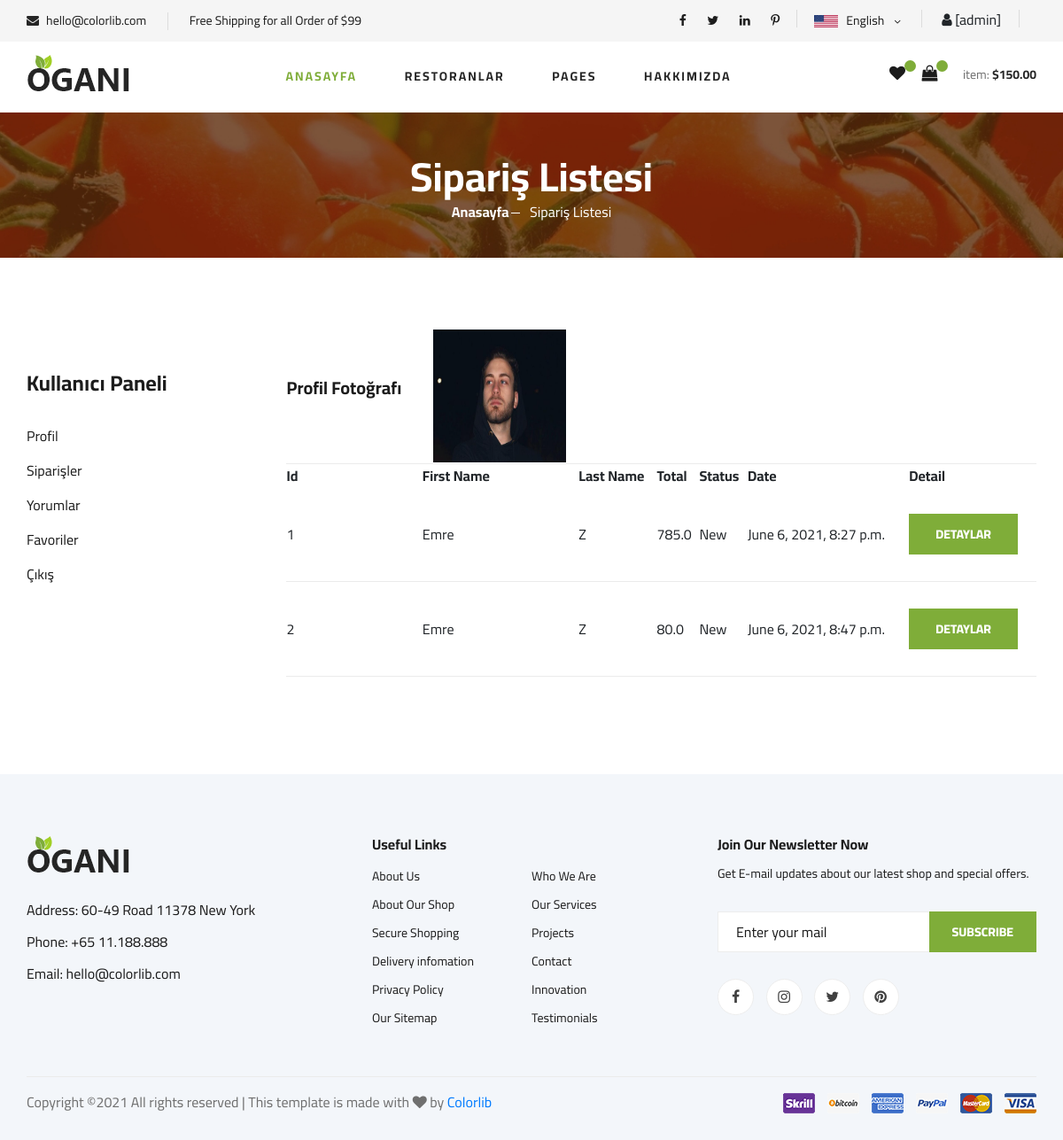
The page /user/orders/ (signed in) on the database as committed earlier.
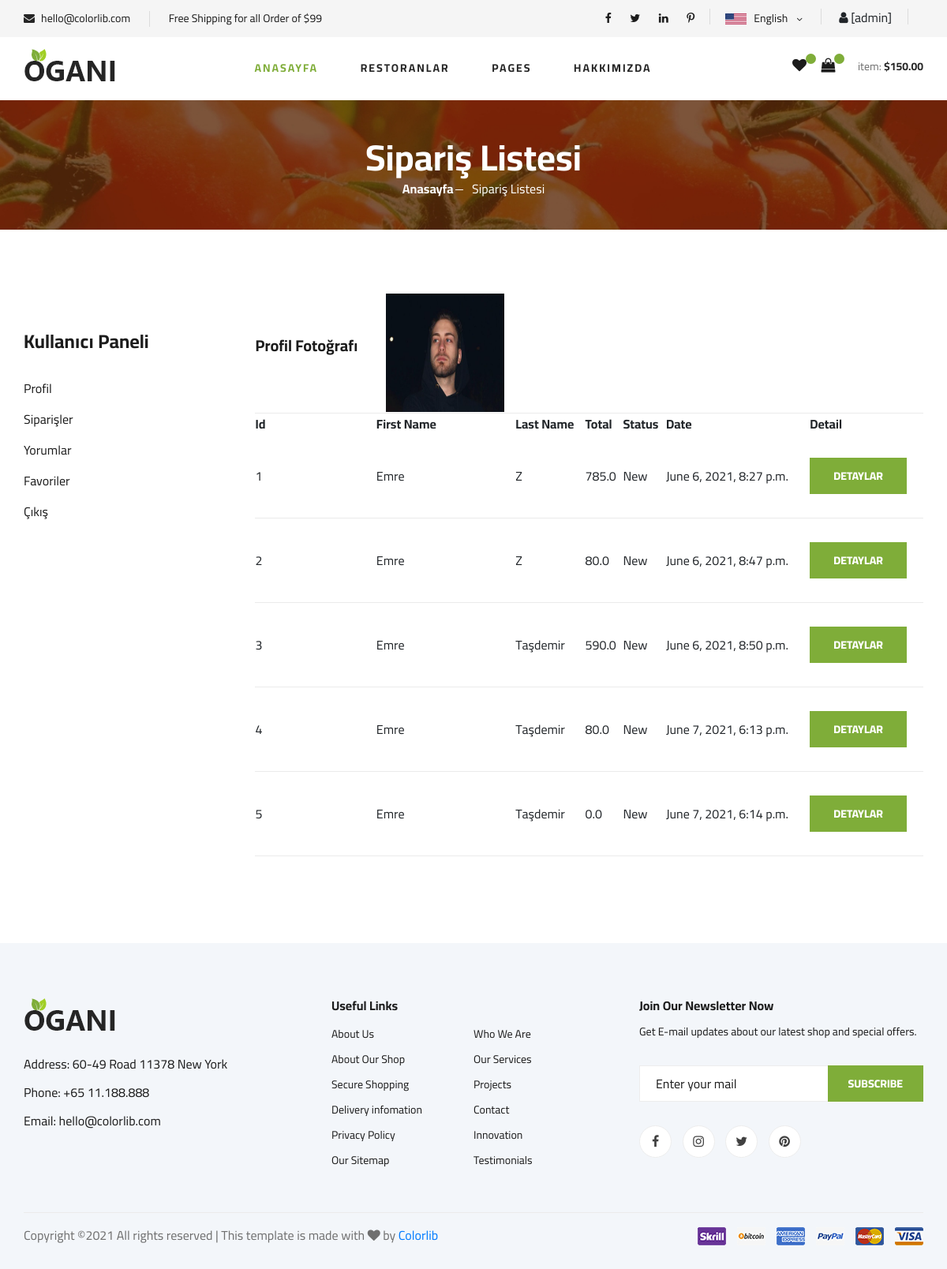
The same page on the database as committed later.
### order/models.py (models this page shows, shortened)
class Order(models.Model):
    STATUS = (
        ('New','New'),
        ('Accepted', 'Accepted'),
        ('Preparing', 'Preparing'),
        ('OnTheWay', 'OnTheWay'),
        ('Completed', 'Completed'),
        ('Cancelled', 'Cancelled'),
    )
    user = models.ForeignKey(User,on_delete=models.SET_NULL, null=True)
    code = models.CharField(max_length=5, editable=False)
    first_name = models.CharField(max_length=10)
    last_name = models.CharField(max_length=10)
    phone = models.CharField(blank=True, max_length=20)
    address = models.CharField(blank=True, max_length=150)
    city = models.CharField(blank=True, max_length=20)
    country = models.CharField(blank=True, max_length=20)
    total = models.FloatField()
    status = models.CharField(max_length=10,choices=STATUS,default='New')
    ip = models.CharField(blank=True,max_length=20)
    adminnote = models.CharField(blank=True,max_length=100)
    create_at=models.DateTimeField(auto_now_add=True)
    update_at = models.DateTimeField(auto_now=True)

### user/views.py (the view)
# urls.py: path('orders/',views.orders,name='orders'),
@login_required(login_url='/login')
def orders(request):
    category = Category.objects.all()
    current_user = request.user
    profile = UserProfile.objects.get(user_id=current_user.id)
    orders = Order.objects.filter(user_id=current_user.id)
    context={'category':category,
             'orders':orders,
             'profile':profile
             }
    return render(request, "user_orders.html", context)

### user/templates/user_orders.html (shortened to what this page needs)
{% extends "homebase.html" %}
{% block content %}
    {% load static %}
    <section class="breadcrumb-section set-bg" data-setbg="{% static 'img/breadcrumb.jpg' %}">
        <div class="container">
            <div class="row">
                <div class="col-lg-12 text-center">
                    <div class="breadcrumb__text">
                        <h2>Sipariş Listesi</h2>
                        <div class="breadcrumb__option">
                            <a href="/">Anasayfa</a>
                            <span>Sipariş Listesi</span>
                        </div>
                    </div>
                </div>
            </div>
        </div>
    </section>
    <section class="product spad">
        <div class="container">
            <div class="row">
                <div class="col-lg-3 col-md-5">
                    <br><br>
                    {% include "user_panel.html" %}
                </div>
                <div class="col-lg-9 col-md-7">
                    <div class="shoping__cart__table">
                        <table>
                            <thead>
                            <tr>
                                <th class="shoping__product">Profil Fotoğrafı</th>
                                <td><img src="{{ profile.image.url }}" height="150px" width="150px"></td>
                            </tr>
                            </thead>
                            <tr>
                                <th class="text-left">Id</th>
                                <th class="text-left">First Name</th>
                                <th class="text-left">Last Name</th>
                                <th class="text-left">Total</th>
                                <th class="text-left">Status</th>
                                <th class="text-left">Date</th>
                                <th class="text-left">Detail</th>
                            </tr>
                            {% for rs in orders %}
                            <tr>
                                <td class="text-left">{{ rs.id }}</td>
                                <td class="text-left">{{ rs.first_name }}</td>
                                <td class="text-left">{{ rs.last_name }}</td>
                                <td class="text-left">{{ rs.total }}</td>
                                <td class="text-left">{{ rs.status }}</td>
                                <td class="text-left">{{ rs.create_at }}</td>
                                <td class="text-left"><a class="site-btn" href="/user/orderdetail/{{ rs.id }}">Detaylar</a></td>
                            </tr>
                            {% endfor %}
                        </table>
                    </div>
                </div>
            </div>
        </div>
    </section>
{% endblock %}

Rows that differ between the two databases and show on the page:
added Order: id "3", first_name "Emre", last_name "Taşdemir", total "590.0", status "New", create_at "June 6, 2021, 8:50 p.m."
added Order: id "4", first_name "Emre", last_name "Taşdemir", total "80.0", status "New", create_at "June 7, 2021, 6:13 p.m."
added Order: id "5", first_name "Emre", last_name "Taşdemir", total "0.0", status "New", create_at "June 7, 2021, 6:14 p.m."
